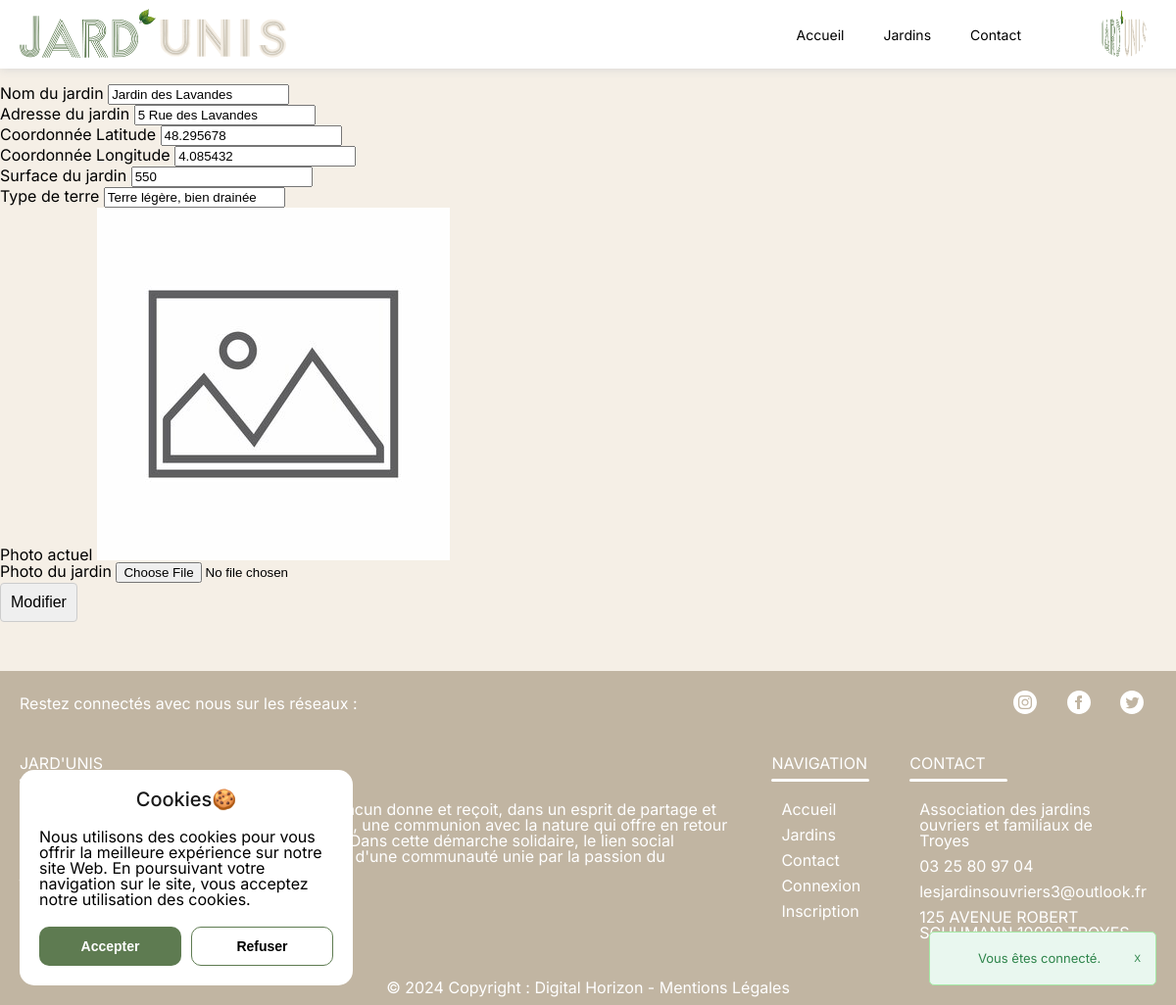
Page /jardins/modifJardinUser.php?jardins=6 (signed in) on the earlier database version.
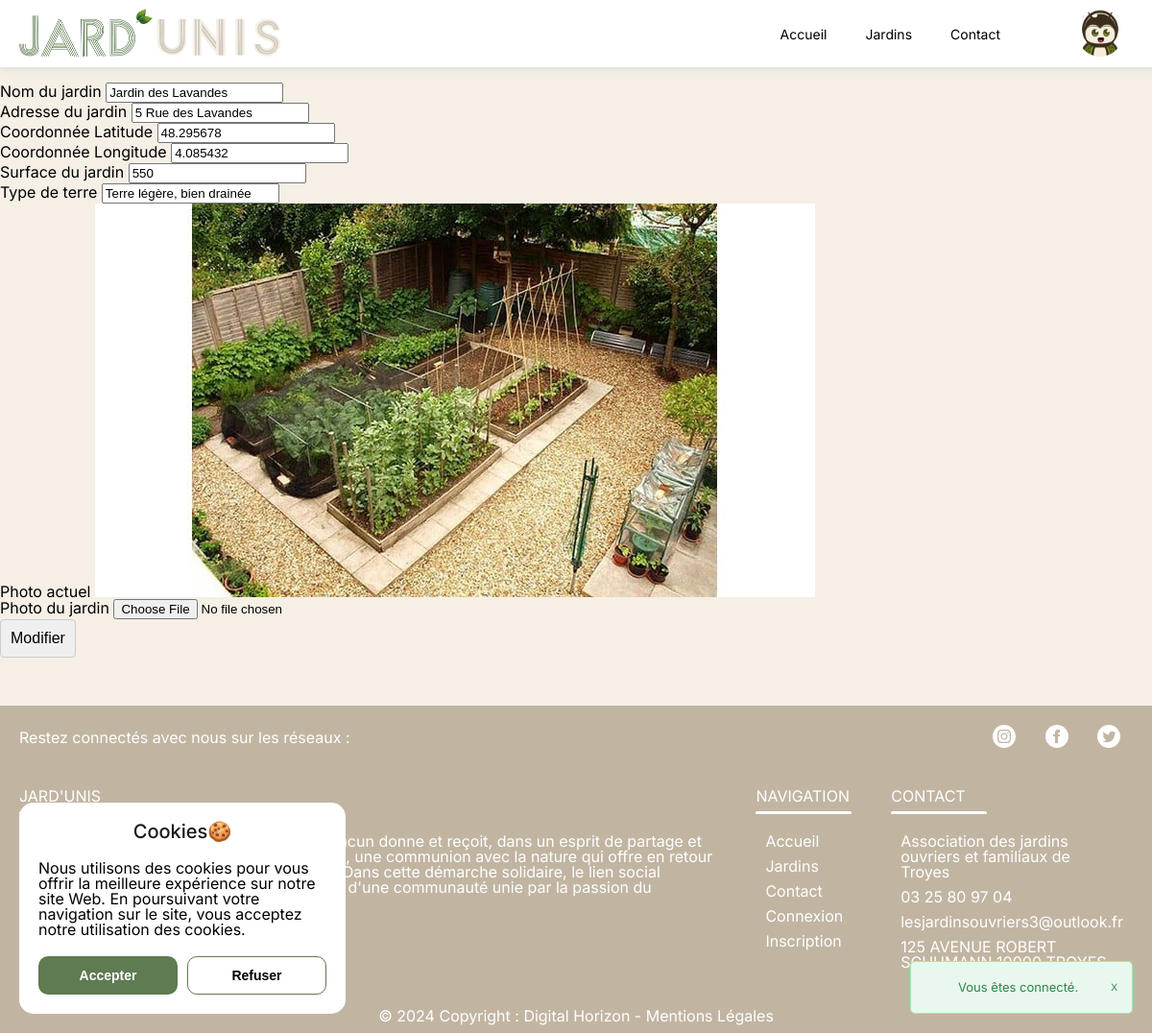
Same page on the later database version.
### tables this page shows
CREATE TABLE `users` (
  `user_id` int(11) NOT NULL,
  `user_nom` varchar(50) NOT NULL,
  `user_prnm` varchar(50) NOT NULL,
  `user_login` varchar(50) NOT NULL,
  `user_pass` varchar(255) NOT NULL,
  `user_email` varchar(100) NOT NULL,
  `user_photo` varchar(100) NOT NULL DEFAULT 'default_user.webp'
);

CREATE TABLE `jardins` (
  `jardin_id` int(11) NOT NULL,
  `jardin_nom` varchar(50) NOT NULL,
  `jardin_desc` varchar(1000) NOT NULL,
  `jardin_surface` int(11) NOT NULL,
  `jardin_nbParcelles` int(11) NOT NULL,
  `jardin_adr` varchar(100) NOT NULL,
  `jardin_ville` varchar(50) NOT NULL,
  `jardin_coordLat` varchar(10) NOT NULL,
  `jardin_coordLong` varchar(10) NOT NULL,
  `jardin_photo` varchar(50) NOT NULL DEFAULT 'default_jardins.png',
  `jardin_maps` varchar(100) NOT NULL,
  `jardin_infoTerre` varchar(100) NOT NULL,
  `_user_id` int(11) NOT NULL
);

### jardins/modifJardinUser.php (the view, shortened to what this page needs)
<?php
require '../model/connectBD.php';
require '../composants/head.php';
require '../composants/header.php';
?>
<h1>
</h1>
<?php
$jardin_id = $_GET['jardins'];
$query = "SELECT * FROM jardins WHERE jardin_id = '" . $jardin_id . "'";
$req = $bd->query($query);
$jardin = $req->fetch();
?>
<form action="verifModifJardinUser.php" method="post" enctype="multipart/form-data">
    <div>
        <label for="jardin_nom">Nom du jardin</label>
        <input type="text" name="jardin_nom" id="jardin_nom" value="<?php echo $jardin['jardin_nom'] ?>">
    </div>
    <div>
        <label for="jardin_adr">Adresse du jardin</label>
        <input type="text" name="jardin_adr" id="jardin_adr" value="<?php echo $jardin['jardin_adr'] ?>">
    </div>
    <div>
        <label for="jardin_coordLat">Coordonnée Latitude</label>
        <input type="text" name="jardin_coordLat" id="jardin_coordLat" value="<?php echo $jardin['jardin_coordLat'] ?>">
    </div>
    <div>
        <label for="jardin_coordLong">Coordonnée Longitude</label>
        <input type="text" name="jardin_coordLong" id="jardin_coordLong" value="<?php echo $jardin['jardin_coordLong'] ?>">
    </div>
    <div>
        <label for="jardin_surface">Surface du jardin</label>
        <input type="text" name="jardin_surface" id="jardin_surface" value="<?php echo $jardin['jardin_surface'] ?>">
    </div>
    <div>
        <label for="jardin_infoTerre">Type de terre</label>
        <input type="text" name="jardin_infoTerre" id="jardin_infoTerre" value="<?php echo $jardin['jardin_infoTerre'] ?>">
    </div>
    <div>
        <label for="jardin_photo_actuel">Photo actuel</label>
        <img name="jardin_photo_actuel" id="jardin_photo_actuel" src="/src/assets/uploads/<?php echo $jardin['jardin_photo']?>">
    </div>
    <div>
        <label for="jardin_photo">Photo du jardin</label>
        <input type="file" name="jardin_photo" id="jardin_photo">
    </div>
    <div>
        <input type="submit" value="Modifier">
    </div>
</form>
<?php require('../composants/footer.php') ?>

### composants/header.php (shortened to what this page needs)
<header id="main-header">
    <div id="items-header">
        <a href="/index.php" title="ACCUEIL"><img src="../src/assets/img/logo.webp" alt="Logo"></a>
        <div id="links-header">
            <nav>
                <ul>
                    <li <?php echo (basename($_SERVER['PHP_SELF']) == 'index.php') ? 'class="current"' : ''; ?>><a href="/index.php">Accueil</a></li>
                    <li <?php echo (basename($_SERVER['PHP_SELF']) == 'jardins.php') ? 'class="current"' : ''; ?>><a href="/jardins.php">Jardins</a></li>
                    <li <?php echo (basename($_SERVER['PHP_SELF']) == 'contact.php') ? 'class="current"' : ''; ?>><a href="/contact.php">Contact</a></li>
                </ul>
                <ul>
                    <?php
                    if (isset($_SESSION['user_id'])) {
                        echo '<div class="img-profile">';
                        $reqPhoto = "SELECT user_photo FROM users WHERE user_id = '" . $_SESSION['user_id'] . "'";
                        $resultatPhoto = $bd->query($reqPhoto);
                        $photo = $resultatPhoto->fetch()['user_photo'];
                        echo '<img src="/src/assets/uploads/' . $photo . '" alt="Photo de profil">';
                        echo '</div>';
                        }
                    ?>
                </ul>
            </nav>
        </div>
    </div>
</header>
<?php
if (isset($_SESSION['alert_type']) && isset($_SESSION['alert_message'])) {
    echo '<label>
                <input type="checkbox" class="alertCheckbox" autocomplete="off" />
                <div class="alert '.$_SESSION['alert_type'].'">
                    <span class="alertClose">X</span>
                    <span class="alertText">'.$_SESSION['alert_message'].'</span>
                </div>
            </label>'."\n";
}
?>
<?php
require 'cookie.php';
?>

Differences in the rows shown:
changed users: user_photo: picture removed, a placeholder shows
changed jardins "Jardin des Lavandes": jardin_photo: picture added in place of a placeholder
